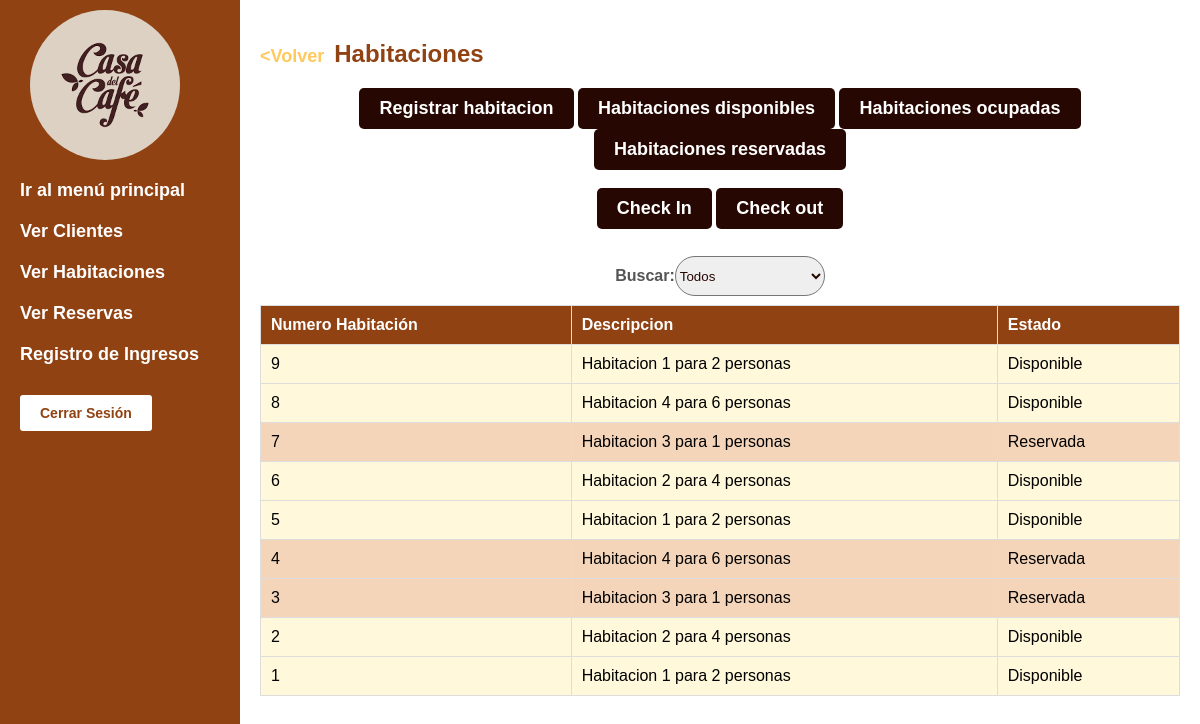
Screenshot of /hostal/Pages/habitaciones.php (signed in) with the database file from the repository.
### tables this page shows
CREATE TABLE IF NOT EXISTS `habitaciones` (
  `id_habitacion` int NOT NULL,
  `tipo_habitacion` varchar(255) NOT NULL,
  `precio_dia` decimal(10,2) NOT NULL,
  `precio_noche` decimal(10,2) NOT NULL,
  `id_cliente` int DEFAULT NULL,
  `disponible` int NOT NULL DEFAULT '1',
  `capacidad` int DEFAULT NULL,
  PRIMARY KEY (`id_habitacion`),
  KEY `id_cliente` (`id_cliente`)
);

### includes/DAOS/db.php (called while the page is built, shortened)
<?php
class ConexionBD {
    private $servername = "db";
    private $username = "root";
    private $password = "root";
    private $database = "casa_del_cafe";
    private $conn;
    public function __construct() {
        $this->conn = new mysqli($this->servername, $this->username, $this->password, $this->database);
    }
    public function conexion(){
        return $this->conn;
    }
}
?>

### includes/DAOS/habitacionDAO.php (called while the page is built, shortened)
<?php
require 'objets/Habitacion.php';
class HabitacionDAO {
    private ConexionBD $db;
    function __construct() {
        $this->db = new ConexionBD();
    }
    public function obtenerHabitaciones() {
        $query = "SELECT * FROM habitaciones";
        $resultado = mysqli_query($this->db->conexion(), $query);
        $habitaciones = [];
        while ($row = mysqli_fetch_assoc($resultado)) {
            $habitaciones[] = new Habitacion($row['tipo_habitacion'], $row['precio_dia'], $row['precio_noche'], $row['capacidad'], $row['id_cliente'], $row['id_habitacion'], $row['disponible']);
        }
        return $habitaciones;
    }
}
?>

### includes/DAOS/objets/Habitacion.php (called while the page is built, shortened)
<?php
class Habitacion {
    private $id_habitacion;
    private $tipo_habitacion;
    private $disponible;
    private $capacidad;
    public function __construct($tipo_habitacion, $precio_dia, $precio_noche, $capacidad, $id_cliente = null, $id_habitacion = null, $disponible=1) {
        $this->id_habitacion = $id_habitacion;
        $this->tipo_habitacion = $tipo_habitacion;
        $this->disponible = $disponible;
        $this->capacidad = $capacidad;
    }
    public function getIdHabitacion() {
        return $this->id_habitacion;
    }
    public function getTipoHabitacion() {
        return $this->tipo_habitacion;
    }
    public function getdisponible() {
        return $this->disponible;
    }
    public function getCapacidad(){
        return $this->capacidad;
    }
}
?>

### includes/DAOS/reservaDAO.php (called while the page is built, shortened)
<?php
require 'objets/Reserva.php';
class ReservaDAO {
    private $db;
    public function __construct(){
        $this->db = new ConexionBD();
    }
    public function buscar_reserva_por_num_habitacion($numeroHabitacion) {
        $query = "SELECT * FROM reserva WHERE numero_habitacion = $numeroHabitacion ORDER BY id_reserva DESC LIMIT 1";
        $resultado = mysqli_query($this->db->conexion(), $query);
        if ($resultado && mysqli_num_rows($resultado) === 1) {
            $fila = mysqli_fetch_assoc($resultado);
            $reserva_id = $fila['id_reserva'];
            $tipoHabitacion = $fila['tipo_habitacion'];
            $numeroHabitacion = $fila['numero_habitacion'];
            $idCliente = $fila['id_cliente'];
            $fechaInicio = $fila['Fecha_Inicio'];
            $fechaFin = $fila['Fecha_Fin'];
            $cantidadPersonas = $fila['cantidad_personas'];
            $reserva = new Reserva($tipoHabitacion, $numeroHabitacion, $idCliente, $fechaInicio, $fechaFin, $cantidadPersonas, $reserva_id);
            return $reserva;
        } else {
            return null;
        }
    }
    public function comprobar_reserva($id_reserva_a_comprobar) {
        $reservaEncontrada = false;
        $query = "SELECT * FROM reserva WHERE id_reserva = $id_reserva_a_comprobar AND id_reserva NOT IN (SELECT id_reserva FROM check_in) AND id_reserva NOT IN (SELECT id_reserva FROM check_out)";
        $resultado = mysqli_query($this->db->conexion(), $query);
        if ($resultado && mysqli_num_rows($resultado) > 0) {
            $reservaEncontrada = true;
        }
        return $reservaEncontrada;
    }
}
?>

### includes/DAOS/objets/Reserva.php (called while the page is built, shortened)
<?php
class Reserva{
    private $id;
    function __construct($tipoHabitacion, $numeroHabitacion, $idCliente, $fechaInicio, $fechaFin, $cantidadPersonas, $id = null){
        $this->id=$id;
    }
    public function getID(){
        return $this->id;
    }
}
?>

### hostal/Pages/habitaciones.php (the view, shortened to what this page needs)
<!DOCTYPE html>
<html>
<head>
    <link rel="stylesheet" href="../../css/hostal_index.css">
</head>
<body>
    <div class="sidebar">
        <img class="image-logo"
         alt="Casa del Café">
        <a href="../../home.php">Ir al menú principal</a>
        <a href="verCliente.php">Ver Clientes</a>
        <a href="habitaciones.php">Ver Habitaciones</a>
        <a href="verReservas.php">Ver Reservas</a>
        <a href="registroIngresos.php">Registro de Ingresos</a>
        <form action="habitaciones.php" method="POST">
            <input type="submit" value="Cerrar Sesión" formnovalidate>
        </form>
    </div>
    <div class="content">
        <h1><a class="back-link" href="../index.php">&lt;Volver</a>Habitaciones</h1>
        <div class="options">
            <button><a href="registrarHabitacion.php">Registrar habitacion</a></button>
            <button><a href="verHabitacionesDisponibles.php">Habitaciones disponibles</a></button>
            <button><a href="verHabitacionesOcupadas.php">Habitaciones ocupadas</a></button>
            <button><a href="verHabitacionesReservadas.php">Habitaciones reservadas</a></button>
            <br><br>
            <button><a href="registrarCheckIN.php">Check In</a></button>
            <button><a href="registrarCheckOUT.php">Check out</a></button>
        </div>
        <br>
        <div class="buscador">
            <label for="buscador">Buscar: </label>
            <select name="buscador" id="buscador" onchange="busqueda()">
                <option value="All">Todos</option>
            </select>
        </div>
        <table id="tablaHabitaciones">
            <thead>
                <th>Numero Habitación</th>
                <th>Descripcion</th>
                <th>Estado</th>
            </thead>
            <tbody>
            <?php
            $habitacionDAO = new HabitacionDAO();
            $habitaciones = $habitacionDAO->obtenerHabitaciones();
            $reservaDAO = new ReservaDAO();
            foreach ($habitaciones as $habitacion) {
                $reserva = $reservaDAO->buscar_reserva_por_num_habitacion($habitacion->getIdHabitacion());
                if($reserva){
                    $isReservado = $reservaDAO->comprobar_reserva($reserva->getID());
                }else{
                    $isReservado = false;
                }
                if($isReservado){
                    echo '<tr class="reservada">';
                    echo "<td>" . $habitacion->getIdHabitacion() . "</td>";
                    echo "<td>" . $habitacion->getTipoHabitacion(). " para ". $habitacion->getCapacidad(). " personas" . "</td>";
                    echo "<td>" . "Reservada" . "</td>";
                }else{
                    if($habitacion->getdisponible() == 1){
                        echo '<tr class="disponible">';
                    }else{
                        echo '<tr class="ocupada">';
                    }
                    echo "<td>" . $habitacion->getIdHabitacion() . "</td>";
                    echo "<td>" . $habitacion->getTipoHabitacion(). " para ". $habitacion->getCapacidad(). " personas" . "</td>";
                    if($habitacion->getdisponible() == 1){
                        echo "<td>" . "Disponible" . "</td>";
                    }else{
                        echo "<td>" . "Ocupada" . "</td>";
                    }
                }
                echo "</tr>";
            }
            ?>
            </tbody>
        </table>
    </div>
</body>
</html>

### css/hostal_index.css (style rules this page uses)
:root { --primary-color: #FFC95D; --secondary-color: #904212; --third-color: #F28D33; --light-color: white; --contrast-color: #260702; }
body, html { margin: 0; padding: 0; font-family: Arial, sans-serif; height: 100%; }
body { background-color: var(--light-color); display: flex; align-items: center; justify-content: center; margin: 0; }
.back-link { text-decoration: none; color: var(--primary-color); font-size: 18px; font-weight: bold; margin-right: 10px; }
input[type="submit"] { background-color: var(--light-color); color: var(--secondary-color); padding: 10px 20px; margin-top: 20px; border: none; border-radius: 3px; font-weight: bold; cursor: pointer; font-size: 14px; }
.content { flex: 1; padding: 20px; height: 90%; }
h1 { font-size: 24px; margin: 0 0 20px; color: var(--secondary-color); }
label { display: block; text-align: left; margin: 20px 0; font-weight: bold; color: #555; }
.options { text-align: center; margin-top: 20px; }
.options button { background-color: var(--contrast-color); color: #fff; padding: 10px 20px; font-size: 16px; border: none; border-radius: 5px; }
.sidebar { width: 200px; height: 100%; background-color: var(--secondary-color); color: var(--light-color); padding: 20px; display: flex; flex-direction: column; align-items: left; text-align: left; }
.image-logo { border-radius: 50%; width: 150px; height: 150px; margin: 10px; }
a { text-decoration: none; color: var(--light-color); font-weight: bold; font-size: 18px; margin: 10px 0; }
.sidebar a { display: block; font-size: 18px; margin: 10px 0; color: var(--light-color); text-decoration: none; text-align: left; }
table { border-collapse: collapse; width: 100%; background-color: var(--light-color); border: 1px solid #ddd; }
th, td { padding: 10px; text-align: left; border: 1px solid #ddd; }
th { background-color: var(--secondary-color); color: #fff; font-weight: bold; }
tr { transition-duration: 0.5s; }
.disponible { background-color: #fff8da; font-weight: 500; font-family: Arial, Helvetica, sans-serif; }
.reservada { background-color: #f4d5ba; font-weight: 500; font-family: Arial, Helvetica, sans-serif; }
.buscador { display: flex; color: #260702; align-items: center; justify-content: center; }
.buscador>label { font-size: 20 }
.buscador>select { color: #260702; border-radius: 20px 20px 20px 20px; width: 150px; height: 40px; }

### rows the page displays
habitaciones: id_habitacion "9", tipo_habitacion "Habitacion 1", capacidad "2", disponible "Disponible"
habitaciones: id_habitacion "8", tipo_habitacion "Habitacion 4", capacidad "6", disponible "Disponible"
habitaciones: id_habitacion "7", tipo_habitacion "Habitacion 3", capacidad "1"
habitaciones: id_habitacion "6", tipo_habitacion "Habitacion 2", capacidad "4", disponible "Disponible"
habitaciones: id_habitacion "5", tipo_habitacion "Habitacion 1", capacidad "2", disponible "Disponible"
habitaciones: id_habitacion "4", tipo_habitacion "Habitacion 4", capacidad "6"
habitaciones: id_habitacion "3", tipo_habitacion "Habitacion 3", capacidad "1"
habitaciones: id_habitacion "2", tipo_habitacion "Habitacion 2", capacidad "4", disponible "Disponible"
habitaciones: id_habitacion "1", tipo_habitacion "Habitacion 1", capacidad "2", disponible "Disponible"
